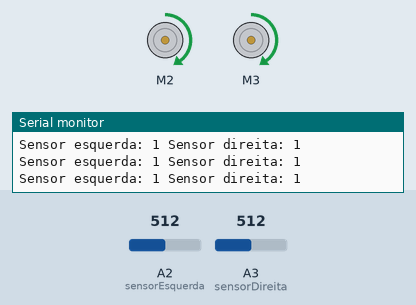
This sketch was run on a simulated Arduino Uno, built with avr-gcc and run on an emulated ATmega328P. Shown: 2 × DC motor (green arrow = forward, orange = backward, longer = faster), the last lines printed to the serial monitor. The inputs (shaded band) are chosen by the test bench; at power-on: A2 (sensorEsquerda) = 512, A3 (sensorDireita) = 512.

Above: at 4.2 s.
4.3 s: A2 (sensorEsquerda) set to 208
7.3 s: A2 (sensorEsquerda) set to 189
At 8.3 s:
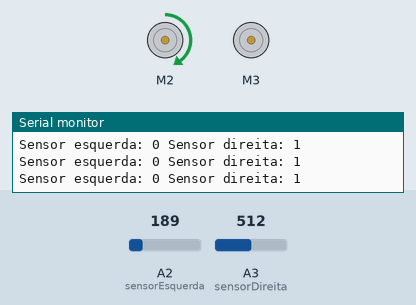
8.8 s: A2 (sensorEsquerda) set to 210
At 9.5 s:
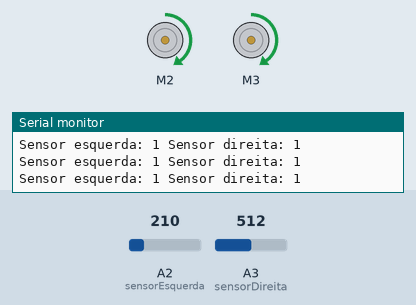
11.8 s: A3 (sensorDireita) set to 210
14.8 s: A3 (sensorDireita) set to 187
At 15.5 s:
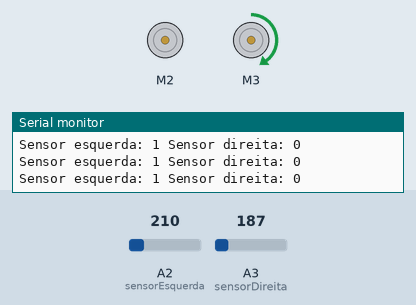
16.3 s: A3 (sensorDireita) set to 306
At 16.7 s:
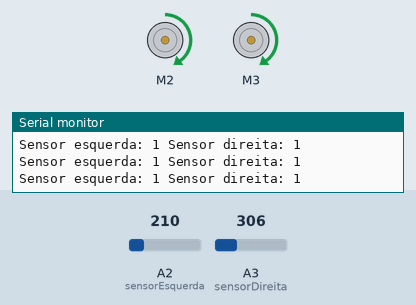
Timing chart, 0 to 19.3 s (numbered marks = the images above; inputs shaded):
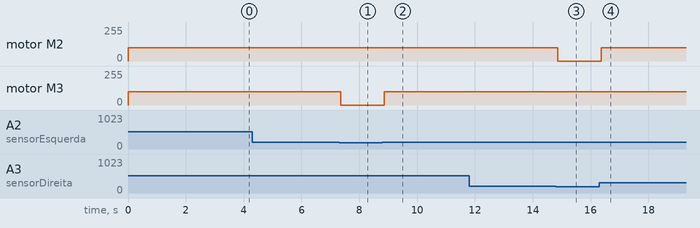

The sketch:

Q0702_seguidorDeLinha.ino
```cpp
#include <AFMotor.h>

// Definição dos motores nos canais M2 & M3
AF_DCMotor motorEsquerdo(2);  // Motor esquerdo conectado no M2
AF_DCMotor motorDireito(3);   // Motor direito conectado no M3

// Definição dos sensores infravermelhos
#define sensorEsquerda A2  // Sensor esquerdo
#define sensorDireita  A3  // Sensor direito

// Velocidade dos motores
int velocidade = 100;

// Correção de velocidade para ajuste fino dos motores, caso um seja mais rápido que o outro
int correcaoMotorEsquerdo = 0;
int correcaoMotorDireito = 0;

// Variáveis para salvar leituras anteriores, para caso o robô saia da linha e precise recuperar
boolean leituraAnteriorEsquerda = false;
boolean leituraAnteriorDireita = false;

void setup() {
  Serial.begin(9600);

  // Define os pinos dos sensores como entrada
  pinMode(sensorEsquerda, INPUT_PULLUP);
  pinMode(sensorDireita, INPUT_PULLUP);

  // Inicia os motores para frente, com velocidade constante
  motorEsquerdo.setSpeed(velocidade + correcaoMotorEsquerdo);
  motorDireito.setSpeed(velocidade + correcaoMotorDireito);
  motorEsquerdo.run(FORWARD);
  motorDireito.run(FORWARD);

  Serial.println("Aguardando 3 segundos para iniciar o movimento...");
  delay(3000);
}

void loop() {
  // Leitura dos sensores (ajuste para sensores analógicos convertidos para digital)
  boolean valorSensorEsquerda = (analogRead(sensorEsquerda) > 200);
  boolean valorSensorDireita = (analogRead(sensorDireita) > 200);

  // Mostra os valores dos sensores no serial monitor
  Serial.print("Sensor esquerda: ");
  Serial.print(valorSensorEsquerda);
  Serial.print(" Sensor direita: ");
  Serial.println(valorSensorDireita);

  // Recupera a leitura anterior se ambos os sensores saírem da linha
  if (!valorSensorEsquerda && !valorSensorDireita) {
    valorSensorEsquerda = leituraAnteriorEsquerda;
    valorSensorDireita = leituraAnteriorDireita;
  }

  // Controle dos motores baseado nas leituras dos sensores
  if (valorSensorEsquerda && valorSensorDireita) {  // Ambos na linha
    motorEsquerdo.setSpeed(velocidade + correcaoMotorEsquerdo);
    motorDireito.setSpeed(velocidade + correcaoMotorDireito);
    motorEsquerdo.run(FORWARD);
    motorDireito.run(FORWARD);
  }
  else if (valorSensorEsquerda && !valorSensorDireita) {  // Apenas o sensor esquerdo na linha
    motorEsquerdo.setSpeed(0);  // Para o motor esquerdo
    motorDireito.setSpeed(velocidade + correcaoMotorDireito);
    motorDireito.run(FORWARD);
  }
  else if (!valorSensorEsquerda && valorSensorDireita) {  // Apenas o sensor direito na linha
    motorDireito.setSpeed(0);  // Para o motor direito
    motorEsquerdo.setSpeed(velocidade + correcaoMotorEsquerdo);
    motorEsquerdo.run(FORWARD);
  }

  // Salva o valor atual dos sensores como leitura anterior
  leituraAnteriorEsquerda = valorSensorEsquerda;
  leituraAnteriorDireita = valorSensorDireita;
}
```

Measured:
- the behaviour switches between 201 and 200 on A2 (sensorEsquerda) (found by bisection; images 0 and 1)
- the behaviour switches between 201 and 200 on A3 (sensorDireita) (found by bisection; images 2 and 3)
- after the input at 7.3 s, motor M3: forward 100/255 → stopped after 0.06 s
- after the input at 8.8 s, motor M3: stopped → forward 100/255 after 0.06 s
- after the input at 14.8 s, motor M2: forward 100/255 → stopped after 0.07 s
- after the input at 16.3 s, motor M2: stopped → forward 100/255 after 0.07 s
